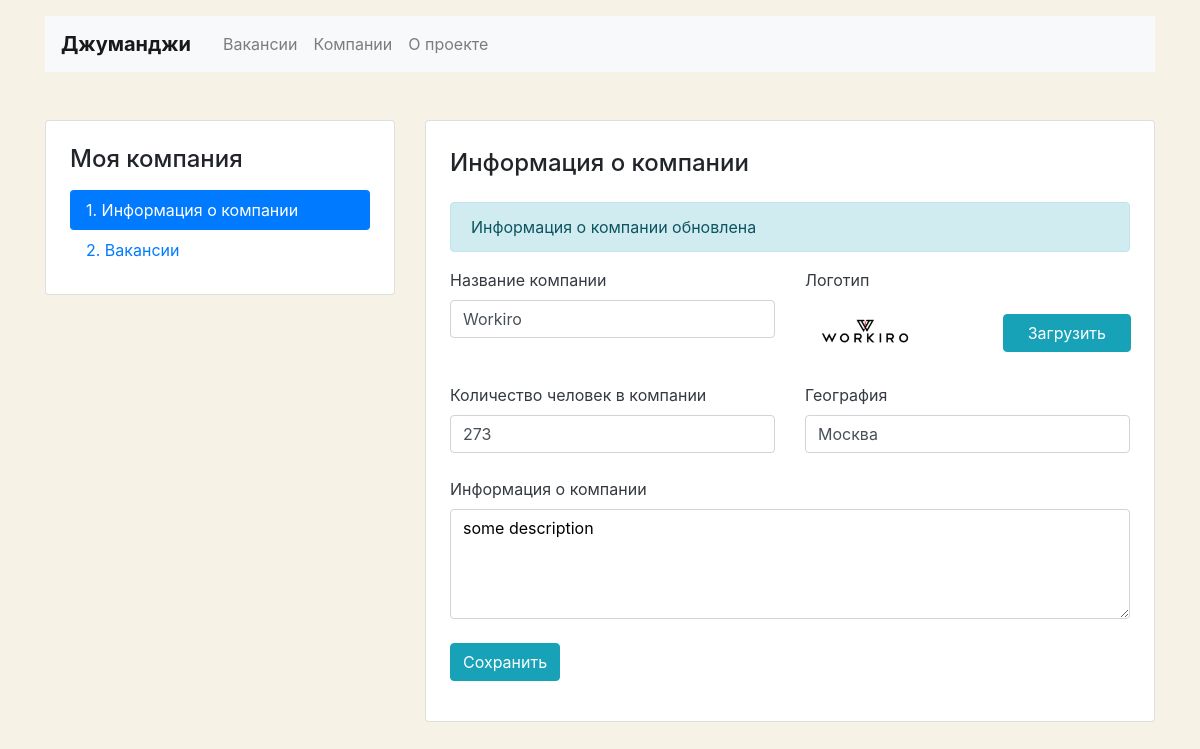
Page /mycompany/ (signed in) on the committed database.
### vacancies/models.py (models this page shows, shortened)
class Company(models.Model):
    name = models.CharField(max_length=120)
    owner = models.OneToOneField(User, on_delete=models.CASCADE)
    location = models.CharField(max_length=50)
    logo = models.ImageField(upload_to=MEDIA_COMPANY_IMAGE_DIR, default='100x60.jpg')
    description = models.CharField(max_length=350)
    employee_count = models.PositiveIntegerField()

### mycompany/views.py (the view, shortened to what this page needs)
# urls.py: path('', MyCompanyView.as_view(), name='my company'),
class MyCompanyView(View):
    def get(self, request):
        company = Company.objects.filter(owner=request.user).first()
        if company:
            company_form = CompanyForm(instance=company)
            return render(request, 'mycompany/company-edit.html', context={
                'company': company,
                'form': company_form
            })
        else:
            return render(request, 'mycompany/company-create.html')

### mycompany/forms.py
class CompanyForm(forms.ModelForm):
    class Meta:
        model = Company
        fields = ['name', 'location', 'description', 'employee_count', 'logo']

### mycompany/templates/mycompany/company-edit.html (shortened to what this page needs)
{% extends 'base.html' %}
{% block content %}
    <main class="container mt-3 pb-5">
        <div class="row mt-5">
            {% include 'mycompany/company-menu.html' with page='company' %}
            <div class="col-12 col-lg-8">
                <div class="card">
                    <div class="card-body px-4 pb-4">
                        <section class="tab-pane fade show active">
                            <h2 class="h4 pt-2 pb-3">Информация о&nbsp;компании</h2>
                            <p class="alert alert-info" role="alert">
                                Информация о компании обновлена
                            </p>
                            <form method="post" enctype='multipart/form-data'>
                                <div class="row">
                                    <div class="col-12 col-md-6">
                                        <div class="form-group pb-2">
                                            <label class="mb-2 text-dark" for="companyName">Название компании</label>
                                            <input class="form-control" type="text" name="name"
                                                   value="{{ form.name.value }}"
                                                   id="companyName">
                                        </div>
                                    </div>
                                    <div class="col-12 col-md-6">
                                        <div class="form-group">
                                            <label class="mb-2 text-dark" for="companyLogo">Логотип</label>
                                            <div class="row align-items-center">
                                                <div class="col-6">
                                                    <img src="{{ company.logo.url }}" alt=""
                                                         style="max-width: 120px;height: auto;">
                                                </div>
                                                <div class="col-6" style="position: relative;">
                                                    <div class="input-group-prepend"
                                                         style="position: absolute; top: 0;right: 15px;">
                                                        <span class="btn btn-info px-4">Загрузить</span>
                                                    </div>
                                                    <div class="custom-file" style="">
                                                    </div>
                                                </div>
                                            </div>
                                        </div>
                                    </div>
                                </div>
                                <div class="row">
                                    <div class="col-12 col-md-6">
                                        <div class="form-group pb-2">
                                            <label class="mb-2 text-dark" for="companyTeam">Количество человек в
                                                компании</label>
                                            <input class="form-control" type="text" name="employee_count"
                                                   value="{{ form.employee_count.value }}" id="companyTeam">
                                        </div>
                                    </div>
                                    <div class="col-12 col-md-6">
                                        <div class="form-group pb-2">
                                            <label class="mb-2 text-dark" for="companyLocation">География</label>
                                            <input class="form-control" type="text" name="location"
                                                   value="{{ form.location.value }}" id="companyLocation">
                                        </div>
                                    </div>
                                </div>
                                <div class="form-group pb-2">
                                    <label class="mb-2 text-dark" for="companyInfo">Информация о&nbsp;компании</label>
                                    <textarea class="form-control" name="description" rows="4" id="companyInfo"
                                              style="color:#000;">{{ form.description.value }}</textarea>
                                </div>
                                <div class="form-group">
                                    <input type="submit" class="btn btn-info" value="Сохранить">
                                </div>
                            </form>
                        </section>
                    </div>
                </div>
            </div>
        </div>
    </main>
{% endblock %}

### mycompany/templates/mycompany/company-edit.html (style rules this page uses)
body { background-color: #F6F2E6; }

### rows in the picture
Company: name "Workiro", logo (picture), location "Москва", description "some description"
